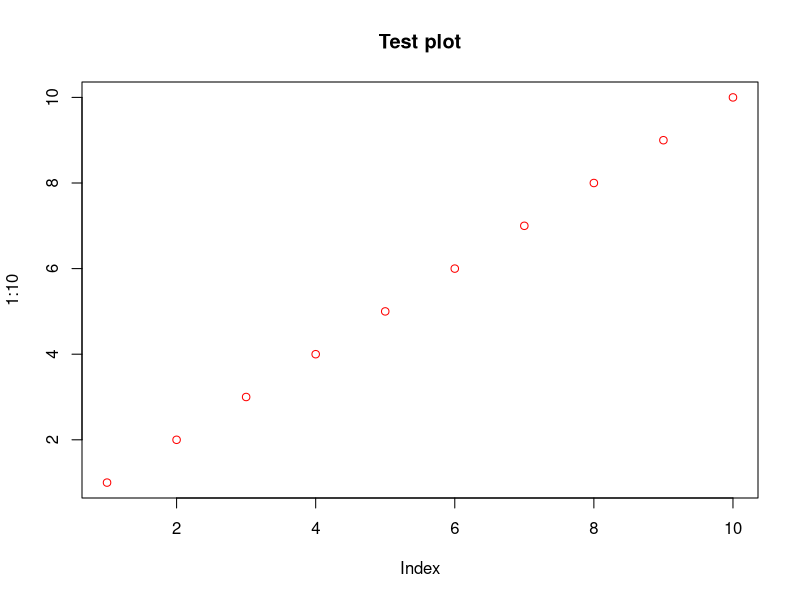
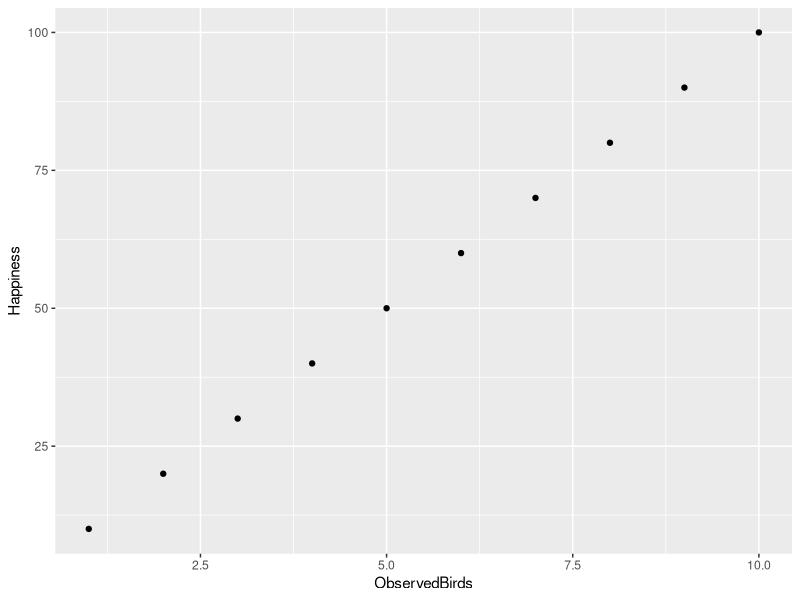

The R script that drew these images, in order:
# ==========================================
# Setup Test – Data Analysis Course
# ==========================================

# This is a test script to check if R works and whether it is connected
# to the GitHub Repository.

#### 1. check R version ####

R.version.string

#### 2. Check working directory ####

getwd()

# Your working directory should be the R-Projectfile: "data-analysis-2026_Proj", e. g.
#"F:/M.Sc. Ökologie_neu/01_Studium/WS 2026/data_analysis_for_field_biologists_Proj/data-analysis-2026_Proj"

#### 3. check required folders ####

dir.exists("task1")
dir.exists("task2")
dir.exists("task3")

# This function checks if the directories (folders) "task1", "task2" and "task3" exist

#### 4. Load required packages ####

library(dplyr) # useful package for data handling and manipulation
library(sf) # necessary to work with simple features (vector spatial data) in R
library(terra) # for handling vetor data and raster grid data (SpatRaster) in R
library(here) # easy file referencing in R
library(ggplot2) # offers advanced plot functions

# the function library() loads an already installed R-package so that the function within this
# package can be used in the session. Every package has to be loaded again when R-Studio is closed.
# If some of the packages are not installed, use the function install.packages() to install the missing packages.

#install.packages(dplyr)
#install.packages(sf)
#install.packages(here)
#install.packages(ggplot2)

#### 5. Test simple calculation in R ####
2 + 2

#### 6. Check the plot function ####
plot(1:10, col = "red", main = "Test plot")


# Check ggplot function
test_df <- data.frame(ObservedBirds = seq(1,10, by = 1),
                         Happiness = seq(10,100, by = 10))

ggplot(test_df, aes(x = ObservedBirds, y = Happiness))+
  geom_point()
